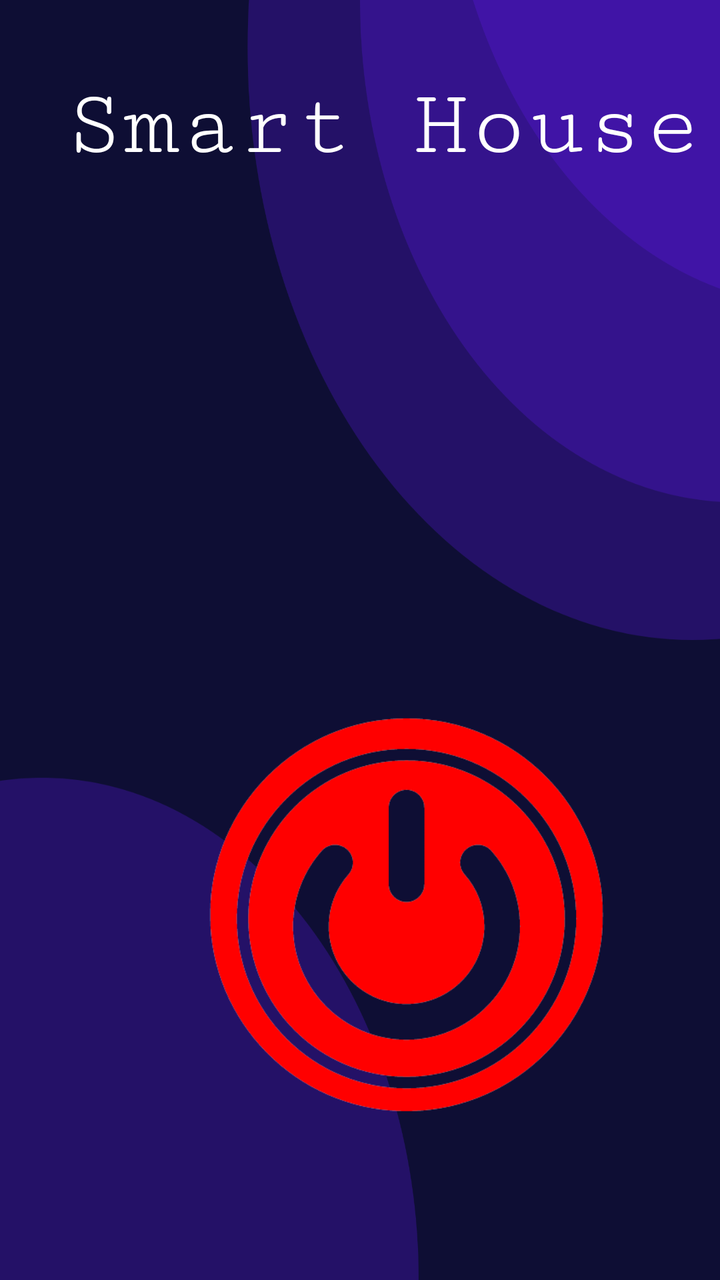
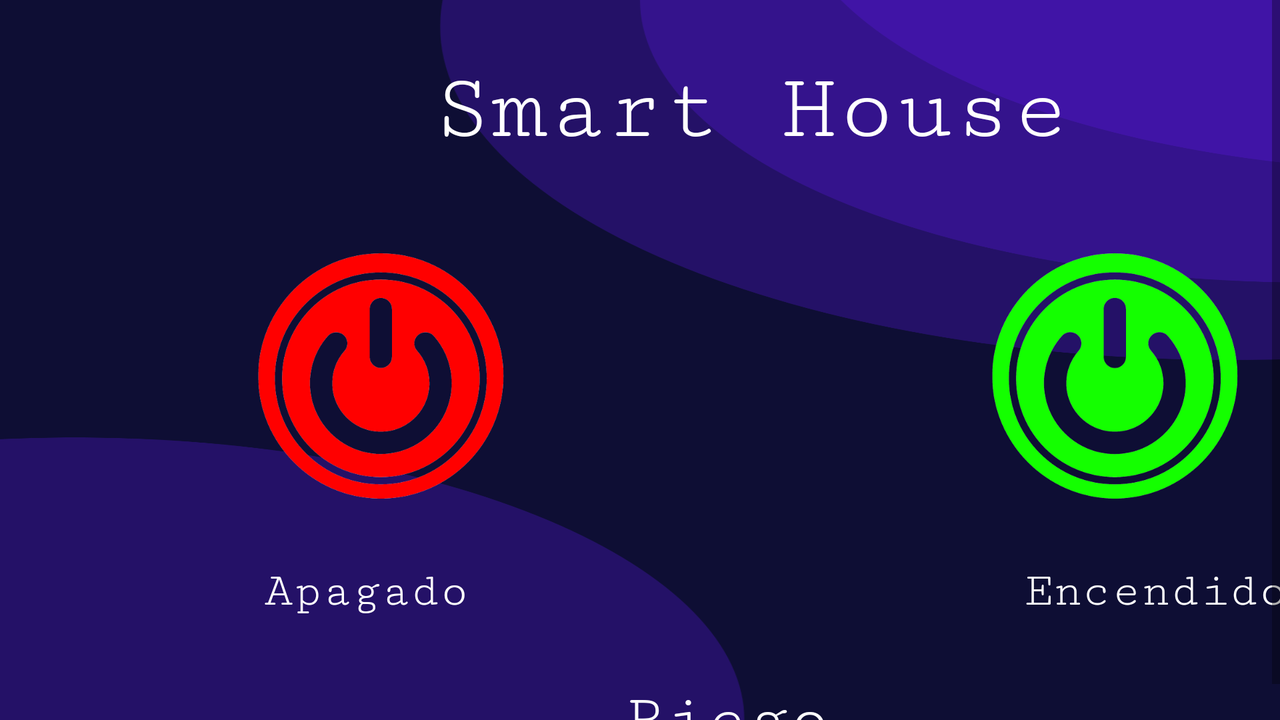

An Android layout and its configuration variant, each rendered on a device that would load it. The default file and the variant file are quoted in full after the pictures.
<!-- AndroidManifest.xml: application theme Theme.IoT_House -->
<!-- res/layout/activity_main7.xml -->
<?xml version="1.0" encoding="utf-8"?>
<androidx.constraintlayout.widget.ConstraintLayout xmlns:android="http://schemas.android.com/apk/res/android"
    xmlns:app="http://schemas.android.com/apk/res-auto"
    xmlns:tools="http://schemas.android.com/tools"
    android:layout_width="match_parent"
    android:layout_height="match_parent"
    android:background="@drawable/back"
    tools:context=".MainActivity7">

    <TextView
        android:id="@+id/tvApp"
        android:layout_width="wrap_content"
        android:layout_height="wrap_content"
        android:layout_marginStart="32dp"
        android:layout_marginTop="36dp"
        android:fontFamily="serif-monospace"
        android:text="Smart House"
        android:textColor="#FFFFFF"
        android:textSize="48sp"
        app:layout_constraintStart_toStartOf="parent"
        app:layout_constraintTop_toTopOf="parent" />

    <TextView
        android:id="@+id/tvnivev"
        android:layout_width="wrap_content"
        android:layout_height="wrap_content"
        android:layout_marginStart="200dp"
        android:layout_marginTop="96dp"
        android:text=" "
        android:textColor="#FFFFFF"
        android:textSize="34sp"
        app:layout_constraintStart_toStartOf="parent"
        app:layout_constraintTop_toBottomOf="@+id/tvApp" />

    <ImageView
        android:id="@+id/btnriego"
        android:layout_width="234dp"
        android:layout_height="213dp"
        android:layout_marginStart="88dp"
        android:layout_marginTop="120dp"
        app:layout_constraintStart_toStartOf="parent"
        app:layout_constraintTop_toBottomOf="@+id/tvnivev"
        app:srcCompat="@drawable/apaga" />


</androidx.constraintlayout.widget.ConstraintLayout>
<!-- resources referenced by this layout -->
<resources>
  <!-- drawable apaga: png bitmap (drawable, 28872 bytes) -->
  <!-- drawable back: png bitmap (drawable, 54782 bytes) -->
  <style name="Theme.IoT_House" parent="Theme.MaterialComponents.DayNight.DarkActionBar">
          
          <item name="colorPrimary">@color/purple_500</item>
          <item name="colorPrimaryVariant">@color/purple_700</item>
          <item name="colorOnPrimary">@color/white</item>
          
          <item name="colorSecondary">@color/teal_200</item>
          <item name="colorSecondaryVariant">@color/teal_700</item>
          <item name="colorOnSecondary">@color/black</item>
          
          <item name="android:statusBarColor">?attr/colorPrimaryVariant</item>
          
      </style>
  <color name="purple_500">#FF6200EE</color>
  <color name="purple_700">#FF3700B3</color>
  <color name="white">#FFFFFFFF</color>
  <color name="teal_200">#FF03DAC5</color>
  <color name="teal_700">#FF018786</color>
  <color name="black">#FF000000</color>
</resources>
<!-- res/layout-land/activity_main7.xml (the author's variant of the layout above) -->
<!-- drawn on the phone turned sideways -->
<?xml version="1.0" encoding="utf-8"?>
<ScrollView
    xmlns:android="http://schemas.android.com/apk/res/android"
    xmlns:app="http://schemas.android.com/apk/res-auto"
    xmlns:tools="http://schemas.android.com/tools"
    android:layout_width="match_parent"
    android:layout_height="match_parent"
    android:background="@drawable/back">

    <androidx.constraintlayout.widget.ConstraintLayout
        android:layout_width="match_parent"
        android:layout_height="wrap_content">

        <TextView
            android:id="@+id/tvEncendido"
            android:layout_width="wrap_content"
            android:layout_height="wrap_content"
            android:layout_marginStart="512dp"
            android:layout_marginTop="28dp"
            android:fontFamily="serif-monospace"
            android:text="Encendido"
            android:textColor="#FFFFFF"
            android:textSize="24sp"
            app:layout_constraintStart_toStartOf="parent"
            app:layout_constraintTop_toBottomOf="@+id/btnencender" />

        <TextView
            android:id="@+id/tvApagado"
            android:layout_width="wrap_content"
            android:layout_height="wrap_content"
            android:layout_marginStart="132dp"
            android:layout_marginTop="28dp"
            android:fontFamily="serif-monospace"
            android:text="Apagado"
            android:textColor="#FFFFFF"
            android:textSize="24sp"
            app:layout_constraintStart_toStartOf="parent"
            app:layout_constraintTop_toBottomOf="@+id/btnapagar" />

        <TextView
            android:id="@+id/tvApp"
            android:layout_width="wrap_content"
            android:layout_height="wrap_content"
            android:layout_marginStart="216dp"
            android:layout_marginTop="28dp"
            android:fontFamily="serif-monospace"
            android:text="Smart House"
            android:textColor="#FFFFFF"
            android:textSize="48sp"
            app:layout_constraintStart_toStartOf="parent"
            app:layout_constraintTop_toTopOf="parent" />

        <TextView
            android:id="@+id/ivcontrol"
            android:layout_width="wrap_content"
            android:layout_height="wrap_content"
            android:layout_marginStart="312dp"
            android:layout_marginTop="260dp"
            android:fontFamily="serif-monospace"
            android:text="Riego"
            android:textColor="#FDFDFD"
            android:textColorHighlight="#FAFAFA"
            android:textSize="34sp"
            app:layout_constraintStart_toStartOf="parent"
            app:layout_constraintTop_toBottomOf="@+id/tvApp" />

        <ImageView
            android:id="@+id/btnapagar"
            android:layout_width="175dp"
            android:layout_height="133dp"
            android:layout_marginStart="104dp"
            android:layout_marginTop="40dp"
            app:layout_constraintStart_toStartOf="parent"
            app:layout_constraintTop_toBottomOf="@+id/tvApp"
            app:srcCompat="@drawable/apaga" />

        <ImageView
            android:id="@+id/btnencender"
            android:layout_width="175dp"
            android:layout_height="133dp"
            android:layout_marginStart="192dp"
            android:layout_marginTop="40dp"
            app:layout_constraintStart_toEndOf="@+id/btnapagar"
            app:layout_constraintTop_toBottomOf="@+id/tvApp"
            app:srcCompat="@drawable/encedido" />


    </androidx.constraintlayout.widget.ConstraintLayout>

</ScrollView>
<!-- resources referenced by the variant -->
<!-- as the phone turned sideways resolves them -->
<resources>
  <!-- drawable apaga: png bitmap (drawable, 28872 bytes) -->
  <!-- drawable back: png bitmap (drawable, 54782 bytes) -->
  <!-- drawable encedido: png bitmap (drawable, 39911 bytes) -->
  <style name="Theme.IoT_House" parent="Theme.MaterialComponents.DayNight.DarkActionBar">
          
          <item name="colorPrimary">@color/purple_500</item>
          <item name="colorPrimaryVariant">@color/purple_700</item>
          <item name="colorOnPrimary">@color/white</item>
          
          <item name="colorSecondary">@color/teal_200</item>
          <item name="colorSecondaryVariant">@color/teal_700</item>
          <item name="colorOnSecondary">@color/black</item>
          
          <item name="android:statusBarColor">?attr/colorPrimaryVariant</item>
          
      </style>
  <color name="purple_500">#FF6200EE</color>
  <color name="purple_700">#FF3700B3</color>
  <color name="white">#FFFFFFFF</color>
  <color name="teal_200">#FF03DAC5</color>
  <color name="teal_700">#FF018786</color>
  <color name="black">#FF000000</color>
</resources>
